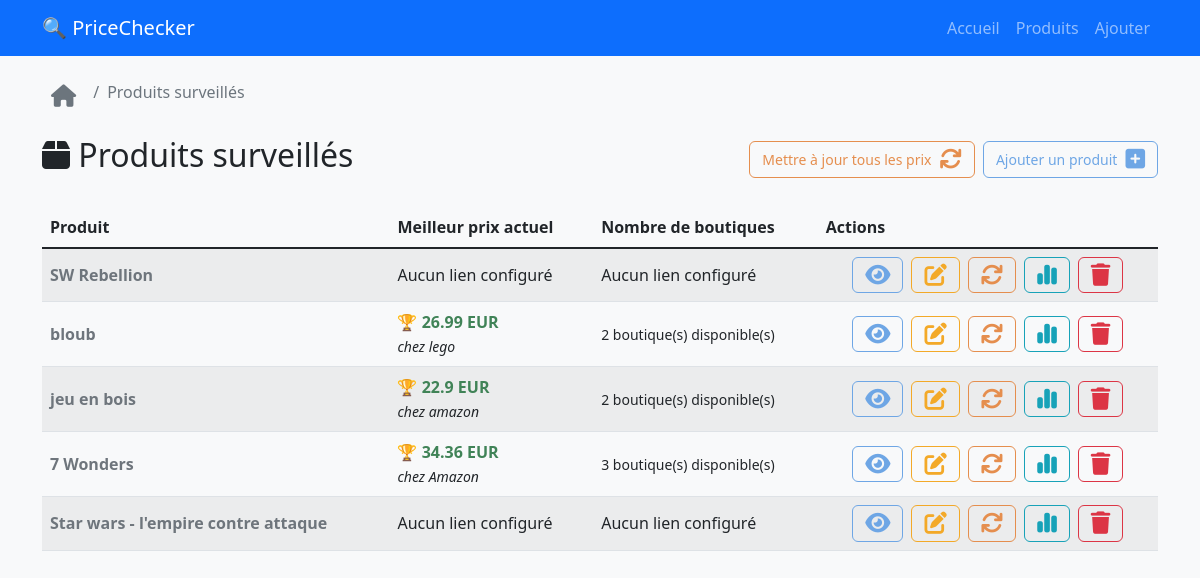
/products, run on an earlier commit of the app's database.
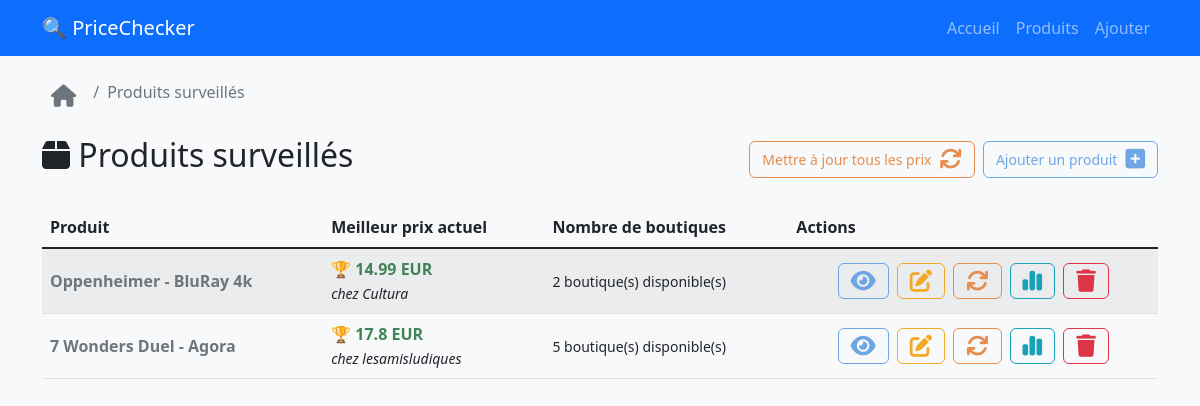
And on a later commit of the database.
### tables this page shows
CREATE TABLE products (
            id INTEGER PRIMARY KEY AUTOINCREMENT,
            name TEXT NOT NULL,
            description TEXT,
            created_at TIMESTAMP DEFAULT CURRENT_TIMESTAMP,
            updated_at TIMESTAMP DEFAULT CURRENT_TIMESTAMP
        );

CREATE TABLE price_history (
            id INTEGER PRIMARY KEY AUTOINCREMENT,
            product_link_id INTEGER NOT NULL,
            price REAL,
            currency TEXT DEFAULT 'EUR',
            is_available BOOLEAN DEFAULT 1,
            scraped_at TIMESTAMP DEFAULT CURRENT_TIMESTAMP,
            error_message TEXT,
            FOREIGN KEY (product_link_id) REFERENCES product_links (id) ON DELETE CASCADE
        );

CREATE TABLE product_links (
            id INTEGER PRIMARY KEY AUTOINCREMENT,
            product_id INTEGER NOT NULL,
            shop_name TEXT NOT NULL,
            url TEXT NOT NULL,
            css_selector TEXT,
            is_active BOOLEAN DEFAULT 1,
            created_at TIMESTAMP DEFAULT CURRENT_TIMESTAMP,
            updated_at TIMESTAMP DEFAULT CURRENT_TIMESTAMP,
            FOREIGN KEY (product_id) REFERENCES products (id) ON DELETE CASCADE
        );

### app/routes.py (the view)
@main.route('/products')
def products():
    try:
        products = get_all_products()
        for product in products:
            try:
                price_data = get_latest_prices(product['id'])
                if price_data and 'best_price' in price_data:
                    product['best_price'] = price_data['best_price']
                else:
                    product['best_price'] = None
                if price_data and 'prices' in price_data:
                    available_prices = [
                        p for p in price_data['prices']
                        if p['is_available'] and p['price'] is not None
                    ]
                    product['available_shops'] = len(available_prices)
                    product['has_prices'] = len(price_data['prices']) > 0
                    product['recent_prices'] = available_prices[:3]
                else:
                    product['available_shops'] = 0
                    product['has_prices'] = False
                    product['recent_prices'] = []
            except Exception as e:
                logger.warning(f"Erreur récupération prix pour produit {product['id']}: {e}")
                product['best_price'] = None
                product['available_shops'] = 0
                product['has_prices'] = False
                product['recent_prices'] = []
        return render_template('products.html', products=products)
    except Exception as e:
        logger.error(f"Erreur lors du chargement des produits: {e}")
        flash('Erreur lors du chargement des produits', 'error')
        return render_template('products.html', products=[])

### database/models.py (called while the page is built)
def get_db_connection():
    try:
        if current_app:
            db_path = current_app.config.get('DATABASE_PATH', 'pricechecker.db')
        else:
            db_path = 'pricechecker.db'
        conn = sqlite3.connect(db_path)
        conn.row_factory = sqlite3.Row
        if hasattr(current_app.config, 'SQLITE_PRAGMAS'):
            for pragma, value in current_app.config.SQLITE_PRAGMAS.items():
                conn.execute(f"PRAGMA {pragma} = {value}")
        return conn
    except Exception as e:
        logger.error(f"Erreur connexion DB: {e}")
        raise

def dict_from_row(row):
    if row is None:
        return None
    return {key: row[key] for key in row.keys()}

def get_all_products():
    conn = get_db_connection()
    cursor = conn.cursor()
    rows = cursor.execute('''
        SELECT id, name, description, created_at, updated_at
        FROM products
        ORDER BY created_at DESC
    ''').fetchall()
    conn.close()
    products = []
    for row in rows:
        product_dict = dict_from_row(row)
        if product_dict['created_at']:
            pass
        products.append(product_dict)
    return products

### app/templates/products.html (shortened to what this page needs)
{% extends "base.html" %}
{% block content %}
<nav aria-label="breadcrumb" class="mb-4">
    <ol class="breadcrumb">
        <li class="breadcrumb-item"><a href="{{ url_for('main.index')  }}" class="btn btn-sm" title="Retour à l'accueil"><i class="fas fa-home"></i></a></li>
        <li class="breadcrumb-item active" aria-current="page">Produits surveillés</li>
    </ol>
</nav>
<div class="row">
    <div class="col-md-12">
        <div class="d-flex justify-content-between align-items-center mb-4">
            <h2><i class="fa-solid fa-box"></i> Produits surveillés</h2>
            <div class="d-flex gap-2">
                <div id="scrapContainer" class="d-inline-block">
                    <button type="button" class="btn btn-action-scrap btn-sm" id="scrapAllBtn">
                        Mettre à jour tous les prix <i class="fa-solid fa-arrows-rotate" id="scrapIcon"></i>
                    </button>
                </div>
                <a href="{{ url_for('main.add_product') }}" class="btn btn-action-view btn-sm">
                    Ajouter un produit <i class="fa-solid fa-square-plus"></i>
                </a>
            </div>
        </div>
        {% if products %}
            <div class="table-responsive">
            <table class="table table-striped">
                <thead>
                    <tr>
                        <th>Produit</th>
                        <th>Meilleur prix actuel</th>
                        <th>Nombre de boutiques</th>
                        <th>Actions</th>
                    </tr>
                </thead>
                <tbody>
                    {% for product in products %}
                        <tr>
                            <td class="td-vertical-middle">
                                <span class="clean-link">
                                    <a href="{{ url_for('main.product_detail', product_id=product.id) }}">
                                        <strong>{{ product.name }}</strong>
                                    </a>
                                </span>
                            </td>
                            <td class="td-vertical-middle">
                                {% if product.best_price %}
                                    <div class="best-price">
                                        <a href="{{ product.best_price.url }}"
                                        target="_blank"
                                        class="clean-bestprice">
                                            <strong>🏆 {{ product.best_price.price }} {{ product.best_price.currency }}</strong>
                                        </a>
                                        <br>
                                        <small><i>chez {{ product.best_price.shop_name }}</i></small>
                                    </div>
                                {% else %}
                                    <div class="no-price">
                                        {% if product.has_prices %}
                                            ⚠️ Aucun prix disponible
                                        {% else %}
                                            Aucun lien configuré
                                        {% endif %}
                                    </div>
                                {% endif %}
                            </td>
                            <td class="td-vertical-middle">
                                {% if product.available_shops > 0 %}
                                    <small class="shop-count">
                                         {{ product.available_shops }} boutique(s) disponible(s)
                                    </small>
                                {% else %}
                                    <div class="no-shop">
                                        Aucun lien configuré
                                    </div>
                                {% endif %}
                            </td>
                            <td class="td-vertical-middle">
                                <div class="d-flex gap-2 justify-content-center action-buttons">
                                    <a href="{{ url_for('main.product_detail', product_id=product.id) }}"
                                        class="btn btn-action-view btn-sm"
                                        title="Voir les détails">
                                        <i class="fas fa-eye"></i>
                                    </a>
                                    <a href="{{ url_for('main.edit_product', product_id=product.id) }}"
                                        class="btn btn-action-edit btn-sm"
                                        title="Modifier le produit">
                                        <i class="fas fa-edit"></i>
                                    </a>
                                    <form method="POST" action="{{ url_for('main.products_single_scrape', product_id=product.id) }}" class="d-inline" title="Récupérer les prix">
                                        <button type="submit" class="btn btn-action-scrap btn-sm btn-single-scrape"
                                                data-product-id="{{ product.id }}"
                                                onclick="handleSingleScrapeClick(this, event);">
                                            <i class="fa-solid fa-arrows-rotate"></i>
                                        </button>
                                    </form>
                                    <a href="{{ url_for('main.price_history', product_id=product.id) }}"
                                        class="btn btn-action-chart btn-sm"
                                        title="Historique des prix">
                                        <i class="fa-solid fa-chart-simple"></i>
                                    </a>
                                    <button type="button"
                                        class="btn btn-action-delete btn-sm"
                                        title="Supprimer le produit"
                                        onclick="confirmDeleteProduct('{{ product.id }}', '{{ product.name|e }}')">
                                        <i class="fas fa-trash"></i>
                                    </button>
                                </div>
                            </td>
                        </tr>
                    {% endfor %}
                </tbody>
            </table>
        {% endif %}
        </div>
    </div>
</div>
{% endblock %}

### app/templates/base.html (shortened to what this page needs)
<!DOCTYPE html>
<html lang="fr">
<head>
    <link href="https://cdn.jsdelivr.net/npm/bootstrap@5.1.3/dist/css/bootstrap.min.css" rel="stylesheet">
    <link rel="stylesheet" href="https://cdnjs.cloudflare.com/ajax/libs/font-awesome/6.4.0/css/all.min.css">
    <link rel="stylesheet" href="{{ url_for('static', filename='css/style.css') }}">
</head>
<body>
    <nav class="navbar navbar-expand-lg navbar-dark bg-primary">
        <div class="container">
            <a class="navbar-brand" href="{{ url_for('main.index') }}">🔍 PriceChecker</a>
            <div class="navbar-nav">
                <a class="nav-link" href="{{ url_for('main.index') }}">Accueil</a>
                <a class="nav-link" href="{{ url_for('main.products') }}">Produits</a>
                <a class="nav-link" href="{{ url_for('main.add_product') }}">Ajouter</a>
            </div>
        </div>
    </nav>
    <div class="container mt-4">
        {% block content %}{% endblock %}
    </div>
</body>
</html>

### static/css/style.css (style rules this page uses)
.breadcrumb a { text-decoration: none !important; color: #6c757d; transition: color 0.2s ease; }
.btn { border-radius: 6px; transition: all 0.15s ease; font-weight: 500; display: inline-flex !important; align-items: center !important; justify-content: center !important; text-align: center !important; }
.btn i { font-size: 1.6em; }
.btn-sm i { font-size: 1.6em; }
.btn-action-addlink, .btn-action-back, .btn-action-chart, .btn-action-delete, .btn-action-edit, .btn-action-scrap, .btn-action-view, .btn-shop-delete, .btn-shop-edit { background-color: transparent !important; border-width: 1px !important; border-style: solid !important; color: #6c757d !important; display: inline-flex !important; align-items: center !important; justify-content: center !important; transition: all 0.3s ease !important; min-width: 25px !important; min-height: 25px !important; gap: 0.5rem !important; padding: 0.375rem 0.75rem !important; white-space: nowrap !important; }
.btn-action-chart { border-color: #17a2b8 !important; color: #17a2b8 !important; }
.btn-action-delete { border-color: #dc3545 !important; color: #dc3545 !important; }
.btn-action-edit { border-color: #f3a928 !important; color: #f3a928 !important; }
.btn-action-scrap { border-color: #e58e4e !important; color: #e58e4e !important; }
.btn-action-view { border-color: #6EA6E5 !important; color: #6EA6E5 !important; }
.clean-bestprice { color: #408357; text-decoration: none; transition: color 0.2s ease; font-size: 1em; }
.clean-link { text-decoration: none !important; color: #6e757c !important; transition: color 0.2s ease; }
.clean-link a { text-decoration: none !important; color: inherit !important; }
.fa-arrows-rotate { transition: transform 0.2s ease; }
.nav-link { transition: all 0.15s ease; }
#scrapContainer { min-width: 200px; display: flex !important; align-items: center !important; gap: 15px !important; }
.td-vertical-middle { vertical-align: middle !important; }

What changed in the data, as far as the page shows it:
removed products: name "SW Rebellion", shows "Aucun lien configuré"
removed products: name "bloub", best_price.price "26.99", best_price.currency "EUR", best_price.shop_name "lego", available_shops "2"
removed products: name "jeu en bois", best_price.price "22.9", best_price.currency "EUR", best_price.shop_name "amazon", available_shops "2"
removed products: name "7 Wonders", best_price.price "34.36", best_price.currency "EUR", best_price.shop_name "Amazon", available_shops "3"
removed products: name "Star wars - l'empire contre attaque", shows "Aucun lien configuré"
added products: name "Oppenheimer - BluRay 4k", best_price.price "14.99", best_price.currency "EUR", best_price.shop_name "Cultura", available_shops "2"
added products: name "7 Wonders Duel - Agora", best_price.price "17.8", best_price.currency "EUR", best_price.shop_name "lesamisludiques", available_shops "5"
